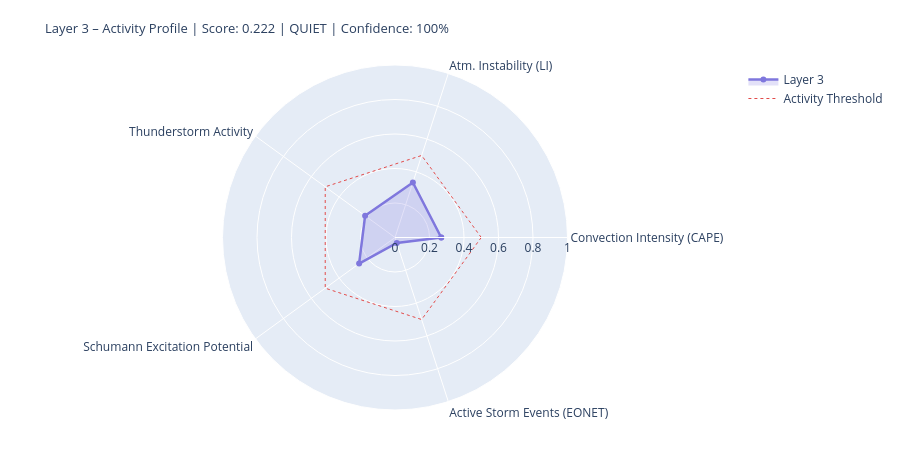

Source (notebook cell):
### Markdown cell above
---
## 4. State Assessment & Handoff to Layer 4/5

### Code cell
# ============================================================
# LAYER-3-SCORE
# Five dynamic components
# ============================================================

def norm(v, lo, hi):
    if v is None or (isinstance(v, float) and math.isnan(v)): return None
    return round(max(0.0, min(1.0, (v - lo) / (hi - lo))), 4)

# --- 1) Convection intensity (global CAPE mean) ---
cape_mean = df_atm['cape'].dropna().mean() if not df_atm.empty else None
conv_score = norm(cape_mean, 0, 3000)
conv_src   = 'primary' if cape_mean is not None else 'missing'

# --- 2) Atmospheric instability (LI mean) ---
li_mean   = df_atm['li'].dropna().mean() if not df_atm.empty else None
# Negative LI = unstable → higher score
instab_score = norm(-li_mean if li_mean is not None else None, -6, 6)
instab_src   = 'primary' if li_mean is not None else 'missing'

# --- 3) Thunderstorm activity (mean thunder score + WMO count) ---
thunder_mean = df_atm['thunder_score'].mean() if not df_atm.empty else None
n_thunder    = int(df_atm['thunderstorm'].sum()) if not df_atm.empty else 0
thunder_score_val = norm(
    (thunder_mean or 0) * 0.7 + n_thunder * 0.1, 0, 1.0
) if thunder_mean is not None else None
thunder_src = 'primary'

# --- 4) Schumann excitation potential (weighted Schumann contribution) ---
schumann_pot = df_atm['schumann_contribution'].mean() if not df_atm.empty else None
# Boosted by Layer-2 thunderstorm trigger
if schumann_pot is not None and l2_thunder:
    schumann_pot = min(1.0, schumann_pot * 1.2)
schumann_score = norm(schumann_pot, 0, 1.0) if schumann_pot is not None else None
schumann_src   = 'derived'

# --- 5) Storm activity (NASA EONET) ---
# Distinction: None = data not loaded, 0.0 = loaded but no events
storm_score = None
storm_src   = 'missing'
if raw.get('storms') is not None:          # API reached successfully
    storm_score = norm(len(storm_events), 0, 30) if storm_events else 0.0
    storm_src   = 'primary'

# X-Ray and Kp: context only, not in dynamic score
# (X-Ray = Layer-0/4 driver; Kp = geomagnetic index, not a lightning proxy)
xray_context = None
if raw.get('xray'):
    df_xc = pd.DataFrame(raw['xray'])
    fc = next((c for c in df_xc.columns
               if any(k in c.lower() for k in ['flux','long']) and 'time' not in c.lower()),
              df_xc.columns[1])
    df_xc[fc] = pd.to_numeric(df_xc[fc], errors='coerce')
    xray_last = df_xc[fc].dropna().iloc[-1] if not df_xc[fc].dropna().empty else None
    if xray_last:
        xray_class = ('X' if xray_last>=1e-4 else 'M' if xray_last>=1e-5
                      else 'C' if xray_last>=1e-6 else 'B')
        xray_context = {'flux': float(xray_last), 'class': xray_class}
        print(f'X-Ray context: {xray_class}-class ({xray_last:.2e} W/m²)')

# --- Aggregate ---
COMPONENTS = {
    'Convection Intensity (CAPE)':  {'score': conv_score,       'source': conv_src,    'dynamic': True},
    'Atm. Instability (LI)':         {'score': instab_score,     'source': instab_src,  'dynamic': True},
    'Thunderstorm Activity':              {'score': thunder_score_val, 'source': thunder_src, 'dynamic': True},
    'Schumann Excitation Potential':   {'score': schumann_score,   'source': schumann_src,'dynamic': True},
    'Active Storm Events (EONET)': {'score': storm_score,      'source': storm_src,   'dynamic': True},
}

available   = {k: v['score'] for k, v in COMPONENTS.items() if v['score'] is not None}
unavailable = [k for k, v in COMPONENTS.items() if v['score'] is None]
layer3_score = round(sum(available.values()) / len(available), 4) if available else None
confidence   = round(len(available) / len(COMPONENTS), 2)
level = ('unknown' if layer3_score is None
         else 'quiet'   if layer3_score < 0.3
         else 'moderate' if layer3_score < 0.6
         else 'active')
dominant_l3 = max(available, key=available.get) if available else 'none'

# --- Ausgabe ---
W = 68
print('=' * W)
print('LAYER 3 – ATMOSPHERE / WEATHER / THUNDERSTORMS – STATE ASSESSMENT')
print('=' * W)
for name, comp in COMPONENTS.items():
    s = comp['score']
    if s is not None:
        bar = '█' * int(s * 20) + '░' * (20 - int(s * 20))
        print(f'  {name:<36} {bar}  {s:.3f}  [{comp["source"]}]')
    else:
        print(f'  {name:<36} {"─" * 20}  n/a   [missing]')
print('-' * W)
print(f'  Score:        {layer3_score:.3f}  ({len(available)}/{len(COMPONENTS)} components)')
print(f'  Confidence:   {confidence:.0%}')
print(f'  Level:        {level.upper()}')
print(f'  Dominant:     {dominant_l3}')
print(f'  CAPE mean:    {cape_mean:.0f} J/kg' if cape_mean else '  CAPE mean:    n/a')
print(f'  LI mean:      {li_mean:.1f} K' if li_mean is not None else '  LI mean:      n/a')
print(f'  Thunderstorms:{n_thunder} points (WMO)  +  {len(storm_events)} NASA EONET')
print('=' * W)

# Radar
cats   = list(available.keys())
vals_r = list(available.values())
if len(cats) >= 3:
    fig = go.Figure()
    fig.add_trace(go.Scatterpolar(
        r=vals_r + [vals_r[0]], theta=cats + [cats[0]],
        fill='toself', fillcolor='rgba(127,119,221,0.22)',
        line=dict(color='#7F77DD', width=2.5), name='Layer 3'
    ))
    fig.add_trace(go.Scatterpolar(
        r=[0.5] * (len(cats)+1), theta=cats + [cats[0]],
        line=dict(color='#E24B4A', dash='dot', width=1),
        mode='lines', name='Activity Threshold'
    ))
    fig.update_layout(
        title=dict(
            text=f'Layer 3 – Activity Profile | Score: {layer3_score:.3f} | {level.upper()} | Confidence: {confidence:.0%}',
            font=dict(size=13)
        ),
        polar=dict(radialaxis=dict(visible=True, range=[0, 1])),
        height=450, showlegend=True,
        margin=dict(l=60, r=60, t=65, b=40)
    )
    fig.show()

### Figure 1 — Plotly figure (JSON) as saved in the notebook; plotly's stock layout.template omitted (floating-point values rounded to 4 significant figures)
{"data": [{"fill": "toself", "fillcolor": "rgba(127,119,221,0.22)", "line": {"color": "#7F77DD", "width": 2.5}, "name": "Layer 3", "r": [0.268, 0.335, 0.2142, 0.2572, 0.0333, 0.268], "theta": ["Convection Intensity (CAPE)", "Atm. Instability (LI)", "Thunderstorm Activity", "Schumann Excitation Potential", "Active Storm Events (EONET)", "Convection Intensity (CAPE)"], "type": "scatterpolar"}, {"line": {"color": "#E24B4A", "dash": "dot", "width": 1}, "mode": "lines", "name": "Activity Threshold", "r": [0.5, 0.5, 0.5, 0.5, 0.5, 0.5], "theta": ["Convection Intensity (CAPE)", "Atm. Instability (LI)", "Thunderstorm Activity", "Schumann Excitation Potential", "Active Storm Events (EONET)", "Convection Intensity (CAPE)"], "type": "scatterpolar"}], "layout": {"height": 450, "margin": {"b": 40, "l": 60, "r": 60, "t": 65}, "polar": {"radialaxis": {"range": [0, 1], "visible": true}}, "showlegend": true, "title": {"font": {"size": 13}, "text": "Layer 3 – Activity Profile | Score: 0.222 | QUIET | Confidence: 100%"}}}
